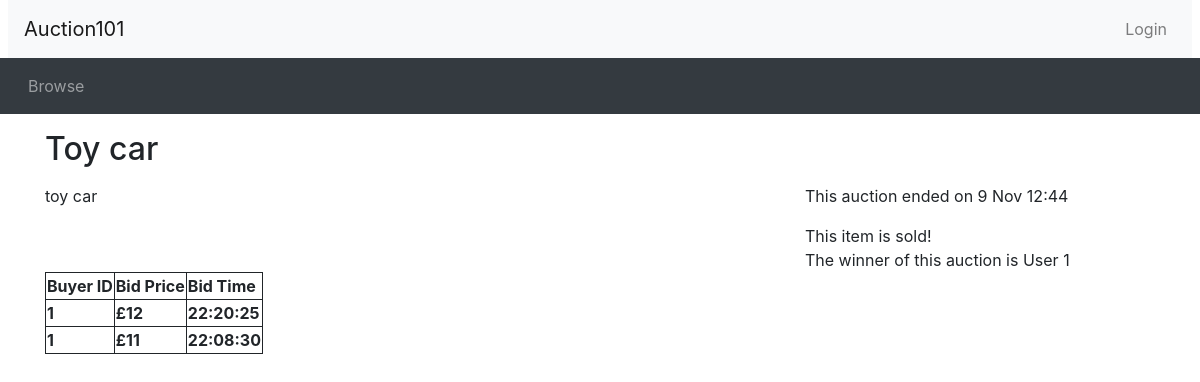
The page /listing.php?item_id=19 on the database its author committed.
### tables this page shows
CREATE TABLE IF NOT EXISTS `auctions` (
  `itemID` int NOT NULL AUTO_INCREMENT,
  `itemName` varchar(50) DEFAULT NULL,
  `itemDescription` varchar(200) DEFAULT NULL,
  `category` varchar(30) DEFAULT NULL,
  `startingPrice` int DEFAULT NULL,
  `reservePrice` int DEFAULT NULL,
  `endDate` varchar(20) DEFAULT NULL,
  `sellerID` int DEFAULT NULL,
  `highestBid` int DEFAULT NULL,
  `auctionStatus` int DEFAULT NULL,
  `buyerID` int DEFAULT NULL,
  PRIMARY KEY (`itemID`),
  KEY `fk_userid_1` (`sellerID`),
  KEY `fk_userid_2` (`buyerID`)
);

CREATE TABLE IF NOT EXISTS `bidhistory` (
  `bidID` int NOT NULL,
  `buyerID` int DEFAULT NULL,
  `itemID` int DEFAULT NULL,
  `bidPrice` int DEFAULT NULL,
  `bidTime` time DEFAULT NULL,
  PRIMARY KEY (`bidID`),
  KEY `fk_userid` (`buyerID`),
  KEY `fk_itemid` (`itemID`)
);

### listing.php (the view, shortened to what this page needs)
<?php include_once("header.php")?>
<?php
  $item_id = $_GET['item_id'];
  include_once('database.php');
  $sql = "SELECT * FROM auctions WHERE itemID = $item_id";
  $result = mysqli_query($connection,$sql);
  $row = mysqli_fetch_row($result);
  $title = $row[1];
  $description = $row[2];
  $end_time = new DateTime($row[6]);
  $now = new DateTime();
?>
<div class="container">
<div class="row">
  <div class="col-sm-8">
    <h2 class="my-3"><?php echo($title); ?></h2>
  </div>
</div>
<div class="row">
  <div class="col-sm-8">
    <div class="itemDescription">
    <?php echo($description); ?>
    </div>
  </div>
  <div class="col-sm-4">
    <p>
<?php if ($now > $end_time): ?>
     This auction ended on <?php echo(date_format($end_time, 'j M H:i')) ?>
    <div>
      <?php if ($row[5]>$row[8]):
          echo "This auction ended due to lack of high-enough bids";
      else:
          echo "This item is sold!"; ?>
          <div>
            <?php echo "The winner of this auction is User ". $row['10'];?>
          </div>
      <?php endif ?>
    </div>
<?php endif ?>
  </div>
</div>
<?php
  $query = "SELECT buyerID, bidPrice, bidTime FROM `bidHistory` WHERE itemid = $item_id ORDER BY bidID DESC";
  $result_1 = mysqli_query($connection, $query);
?>
<table>
  <tr>
    <th> Buyer ID </th>
    <th> Bid Price </th>
    <th> Bid Time </th>
  </tr>
  <?php while($row = mysqli_fetch_row($result_1)): ?>
    <tr>
      <th> <?php echo $row[0] ?> </th>
      <th> <?php echo '£'.$row[1] ?> </th>
      <th> <?php echo $row[2] ?> </th>
    </tr>
  <?php endwhile; ?>
</table>
<?php include_once("footer.php")?>

### css/custom.css (style rules this page uses)
table { border-collapse: collapse; }

### listing.php (style rules this page uses)
table, th, td { border-collapse : 'collapse'; border: 1px solid; }

### rows shown on the page
auctions: itemName "Toy car", itemDescription "toy car", endDate "9 Nov 12:44", buyerID "1"
bidhistory: buyerID "1", bidPrice "12", bidTime "22:20:25"
bidhistory: buyerID "1", bidPrice "11", bidTime "22:08:30"
